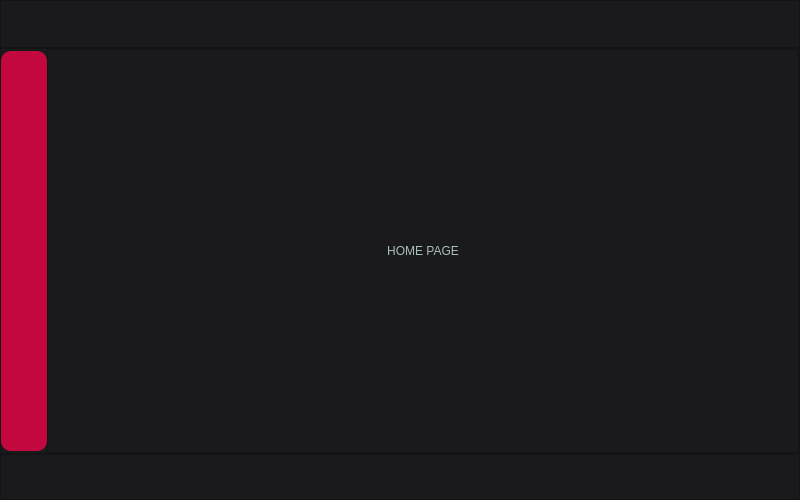
<?xml version="1.0" encoding="UTF-8"?>
<ui version="4.0">
 <class>MainWindow</class>
 <widget class="QMainWindow" name="MainWindow">
  <property name="geometry">
   <rect>
    <x>0</x>
    <y>0</y>
    <width>800</width>
    <height>500</height>
   </rect>
  </property>
  <property name="minimumSize">
   <size>
    <width>800</width>
    <height>500</height>
   </size>
  </property>
  <property name="windowTitle">
   <string>MainWindow</string>
  </property>
  <property name="styleSheet">
   <string notr="true"/>
  </property>
  <widget class="QWidget" name="centralwidget">
   <property name="styleSheet">
    <string notr="true"/>
   </property>
   <layout class="QVBoxLayout" name="verticalLayout">
    <property name="spacing">
     <number>0</number>
    </property>
    <property name="leftMargin">
     <number>0</number>
    </property>
    <property name="topMargin">
     <number>0</number>
    </property>
    <property name="rightMargin">
     <number>0</number>
    </property>
    <property name="bottomMargin">
     <number>0</number>
    </property>
    <item>
     <widget class="QFrame" name="top_bar">
      <property name="maximumSize">
       <size>
        <width>16777215</width>
        <height>50</height>
       </size>
      </property>
      <property name="styleSheet">
       <string notr="true">background-color: #1A1A1D;</string>
      </property>
      <property name="frameShape">
       <enum>QFrame::StyledPanel</enum>
      </property>
      <property name="frameShadow">
       <enum>QFrame::Raised</enum>
      </property>
      <layout class="QHBoxLayout" name="horizontalLayout">
       <property name="spacing">
        <number>10</number>
       </property>
       <property name="leftMargin">
        <number>0</number>
       </property>
       <property name="topMargin">
        <number>0</number>
       </property>
       <property name="rightMargin">
        <number>0</number>
       </property>
       <property name="bottomMargin">
        <number>0</number>
       </property>
       <item>
        <widget class="QPushButton" name="btn_menu">
         <property name="enabled">
          <bool>true</bool>
         </property>
         <property name="minimumSize">
          <size>
           <width>46</width>
           <height>46</height>
          </size>
         </property>
         <property name="maximumSize">
          <size>
           <width>46</width>
           <height>46</height>
          </size>
         </property>
         <property name="layoutDirection">
          <enum>Qt::LeftToRight</enum>
         </property>
         <property name="styleSheet">
          <string notr="true">QPushButton {
	background: none;
	border-radius: 10px
}

QPushButton:hover {
	background-color: #C3073F;
}

QPUshButton:pressed {
	background-color: #1A1A1D;
}</string>
         </property>
         <property name="text">
          <string/>
         </property>
         <property name="flat">
          <bool>true</bool>
         </property>
        </widget>
       </item>
       <item>
        <spacer name="horizontalSpacer">
         <property name="orientation">
          <enum>Qt::Horizontal</enum>
         </property>
         <property name="sizeType">
          <enum>QSizePolicy::Expanding</enum>
         </property>
         <property name="sizeHint" stdset="0">
          <size>
           <width>720</width>
           <height>20</height>
          </size>
         </property>
        </spacer>
       </item>
      </layout>
     </widget>
    </item>
    <item>
     <widget class="QFrame" name="central">
      <property name="maximumSize">
       <size>
        <width>16777215</width>
        <height>16777215</height>
       </size>
      </property>
      <property name="styleSheet">
       <string notr="true">background-color: #1A1A1D;</string>
      </property>
      <property name="frameShape">
       <enum>QFrame::StyledPanel</enum>
      </property>
      <property name="frameShadow">
       <enum>QFrame::Raised</enum>
      </property>
      <layout class="QHBoxLayout" name="horizontalLayout_3">
       <property name="spacing">
        <number>0</number>
       </property>
       <property name="leftMargin">
        <number>0</number>
       </property>
       <property name="topMargin">
        <number>0</number>
       </property>
       <property name="rightMargin">
        <number>0</number>
       </property>
       <property name="bottomMargin">
        <number>0</number>
       </property>
       <item>
        <widget class="QFrame" name="menu">
         <property name="maximumSize">
          <size>
           <width>50</width>
           <height>400</height>
          </size>
         </property>
         <property name="styleSheet">
          <string notr="true">background-color: #C3073F;
border-radius: 10px;</string>
         </property>
         <property name="frameShape">
          <enum>QFrame::StyledPanel</enum>
         </property>
         <property name="frameShadow">
          <enum>QFrame::Raised</enum>
         </property>
         <layout class="QVBoxLayout" name="verticalLayout_2">
          <property name="spacing">
           <number>0</number>
          </property>
          <property name="leftMargin">
           <number>0</number>
          </property>
          <property name="topMargin">
           <number>0</number>
          </property>
          <property name="rightMargin">
           <number>0</number>
          </property>
          <property name="bottomMargin">
           <number>244</number>
          </property>
          <item>
           <widget class="QPushButton" name="btn_home">
            <property name="minimumSize">
             <size>
              <width>46</width>
              <height>46</height>
             </size>
            </property>
            <property name="maximumSize">
             <size>
              <width>46</width>
              <height>46</height>
             </size>
            </property>
            <property name="styleSheet">
             <string notr="true">QPushButton {
	background: none;
	border-radius: 10px
}

QPushButton:hover {
	background-color: #1A1A1D;
}

QPUshButton:pressed {
	background-color: #C3073F;
}</string>
            </property>
            <property name="text">
             <string/>
            </property>
           </widget>
          </item>
          <item>
           <widget class="QPushButton" name="btn_profile">
            <property name="minimumSize">
             <size>
              <width>46</width>
              <height>46</height>
             </size>
            </property>
            <property name="maximumSize">
             <size>
              <width>46</width>
              <height>46</height>
             </size>
            </property>
            <property name="styleSheet">
             <string notr="true">QPushButton {
	background: none;
	border-radius: 10px
}

QPushButton:hover {
	background-color: #1A1A1D;
}

QPUshButton:pressed {
	background-color: #C3073F;
}</string>
            </property>
            <property name="text">
             <string/>
            </property>
           </widget>
          </item>
          <item>
           <widget class="QPushButton" name="btn_code">
            <property name="minimumSize">
             <size>
              <width>46</width>
              <height>46</height>
             </size>
            </property>
            <property name="maximumSize">
             <size>
              <width>46</width>
              <height>46</height>
             </size>
            </property>
            <property name="styleSheet">
             <string notr="true">QPushButton {
	background: none;
	border-radius: 10px
}

QPushButton:hover {
	background-color: #1A1A1D;
}

QPUshButton:pressed {
	background-color: #C3073F;
}</string>
            </property>
            <property name="text">
             <string/>
            </property>
           </widget>
          </item>
         </layout>
        </widget>
       </item>
       <item>
        <widget class="QFrame" name="content">
         <property name="frameShape">
          <enum>QFrame::StyledPanel</enum>
         </property>
         <property name="frameShadow">
          <enum>QFrame::Raised</enum>
         </property>
         <layout class="QVBoxLayout" name="verticalLayout_3">
          <item>
           <widget class="QStackedWidget" name="stackedWidget">
            <widget class="QWidget" name="home_page">
             <layout class="QVBoxLayout" name="verticalLayout_4">
              <item>
               <widget class="QLabel" name="label_2">
                <property name="styleSheet">
                 <string notr="true">color: rgb(170, 189, 189);
font: 48pt &quot;Tw Cen MT Condensed Extra Bold&quot;;</string>
                </property>
                <property name="text">
                 <string>HOME PAGE</string>
                </property>
                <property name="alignment">
                 <set>Qt::AlignCenter</set>
                </property>
               </widget>
              </item>
             </layout>
            </widget>
            <widget class="QWidget" name="profile_page">
             <layout class="QVBoxLayout" name="verticalLayout_5">
              <item>
               <widget class="QLabel" name="label">
                <property name="styleSheet">
                 <string notr="true">color: rgb(170, 189, 189);
font: 48pt &quot;Tw Cen MT Condensed Extra Bold&quot;;</string>
                </property>
                <property name="text">
                 <string>PROFILE PAGE</string>
                </property>
                <property name="alignment">
                 <set>Qt::AlignCenter</set>
                </property>
               </widget>
              </item>
             </layout>
            </widget>
            <widget class="QWidget" name="code_page">
             <layout class="QHBoxLayout" name="horizontalLayout_4">
              <item>
               <widget class="QTextEdit" name="nums">
                <property name="minimumSize">
                 <size>
                  <width>25</width>
                  <height>0</height>
                 </size>
                </property>
                <property name="maximumSize">
                 <size>
                  <width>25</width>
                  <height>16777215</height>
                 </size>
                </property>
                <property name="styleSheet">
                 <string notr="true">font: 16pt &quot;Tw Cen MT Condensed Extra Bold&quot;;
color: rgb(113, 110, 119);</string>
                </property>
                <property name="verticalScrollBarPolicy">
                 <enum>Qt::ScrollBarAlwaysOff</enum>
                </property>
                <property name="horizontalScrollBarPolicy">
                 <enum>Qt::ScrollBarAlwaysOff</enum>
                </property>
                <property name="html">
                 <string>&lt;!DOCTYPE HTML PUBLIC &quot;-//W3C//DTD HTML 4.0//EN&quot; &quot;http://www.w3.org/TR/REC-html40/strict.dtd&quot;&gt;
&lt;html&gt;&lt;head&gt;&lt;meta name=&quot;qrichtext&quot; content=&quot;1&quot; /&gt;&lt;style type=&quot;text/css&quot;&gt;
p, li { white-space: pre-wrap; }
&lt;/style&gt;&lt;/head&gt;&lt;body style=&quot; font-family:'Tw Cen MT Condensed Extra Bold'; font-size:16pt; font-weight:400; font-style:normal;&quot;&gt;
&lt;p style=&quot; margin-top:0px; margin-bottom:0px; margin-left:0px; margin-right:0px; -qt-block-indent:0; text-indent:0px;&quot;&gt;1&lt;/p&gt;&lt;/body&gt;&lt;/html&gt;</string>
                </property>
               </widget>
              </item>
              <item>
               <widget class="QTextEdit" name="code">
                <property name="mouseTracking">
                 <bool>false</bool>
                </property>
                <property name="styleSheet">
                 <string notr="true">color: rgb(255, 255, 255);
font: 18pt &quot;Tw Cen MT Condensed Extra Bold&quot;;</string>
                </property>
                <property name="lineWidth">
                 <number>1</number>
                </property>
                <property name="verticalScrollBarPolicy">
                 <enum>Qt::ScrollBarAlwaysOn</enum>
                </property>
                <property name="html">
                 <string>&lt;!DOCTYPE HTML PUBLIC &quot;-//W3C//DTD HTML 4.0//EN&quot; &quot;http://www.w3.org/TR/REC-html40/strict.dtd&quot;&gt;
&lt;html&gt;&lt;head&gt;&lt;meta name=&quot;qrichtext&quot; content=&quot;1&quot; /&gt;&lt;style type=&quot;text/css&quot;&gt;
p, li { white-space: pre-wrap; }
&lt;/style&gt;&lt;/head&gt;&lt;body style=&quot; font-family:'Tw Cen MT Condensed Extra Bold'; font-size:18pt; font-weight:400; font-style:normal;&quot;&gt;
&lt;p style=&quot;-qt-paragraph-type:empty; margin-top:0px; margin-bottom:0px; margin-left:0px; margin-right:0px; -qt-block-indent:0; text-indent:0px; font-family:'MS Shell Dlg 2'; font-size:8.25pt;&quot;&gt;&lt;br /&gt;&lt;/p&gt;&lt;/body&gt;&lt;/html&gt;</string>
                </property>
               </widget>
              </item>
             </layout>
            </widget>
            <widget class="QWidget" name="settings_page">
             <layout class="QVBoxLayout" name="verticalLayout_6">
              <item>
               <widget class="QLabel" name="label_3">
                <property name="styleSheet">
                 <string notr="true">color: rgb(170, 189, 189);
font: 48pt &quot;Tw Cen MT Condensed Extra Bold&quot;;</string>
                </property>
                <property name="text">
                 <string>SETTINGS</string>
                </property>
                <property name="alignment">
                 <set>Qt::AlignCenter</set>
                </property>
               </widget>
              </item>
             </layout>
            </widget>
           </widget>
          </item>
         </layout>
        </widget>
       </item>
      </layout>
     </widget>
    </item>
    <item>
     <widget class="QFrame" name="buttom">
      <property name="maximumSize">
       <size>
        <width>16777215</width>
        <height>46</height>
       </size>
      </property>
      <property name="styleSheet">
       <string notr="true">background-color: #1A1A1D;</string>
      </property>
      <property name="frameShape">
       <enum>QFrame::StyledPanel</enum>
      </property>
      <property name="frameShadow">
       <enum>QFrame::Raised</enum>
      </property>
      <layout class="QHBoxLayout" name="horizontalLayout_2">
       <property name="spacing">
        <number>0</number>
       </property>
       <property name="leftMargin">
        <number>0</number>
       </property>
       <property name="topMargin">
        <number>0</number>
       </property>
       <property name="rightMargin">
        <number>0</number>
       </property>
       <property name="bottomMargin">
        <number>0</number>
       </property>
       <item>
        <widget class="QPushButton" name="btn_settings">
         <property name="minimumSize">
          <size>
           <width>46</width>
           <height>46</height>
          </size>
         </property>
         <property name="maximumSize">
          <size>
           <width>46</width>
           <height>46</height>
          </size>
         </property>
         <property name="styleSheet">
          <string notr="true">QPushButton {
	background: none;
	border-radius: 10px
}

QPushButton:hover {
	background-color: #C3073F;
}

QPUshButton:pressed {
	background-color: #1A1A1D;
}</string>
         </property>
         <property name="text">
          <string/>
         </property>
        </widget>
       </item>
       <item>
        <spacer name="horizontalSpacer_2">
         <property name="orientation">
          <enum>Qt::Horizontal</enum>
         </property>
         <property name="sizeHint" stdset="0">
          <size>
           <width>40</width>
           <height>20</height>
          </size>
         </property>
        </spacer>
       </item>
      </layout>
     </widget>
    </item>
   </layout>
  </widget>
 </widget>
 <resources>
  <include location="icons/16x16/files.qrc"/>
 </resources>
 <connections/>
</ui>
